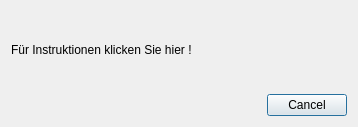
<?xml version="1.0" encoding="UTF-8"?>
<ui version="4.0">
 <class>Instructions</class>
 <widget class="QDialog" name="Instructions">
  <property name="geometry">
   <rect>
    <x>0</x>
    <y>0</y>
    <width>358</width>
    <height>127</height>
   </rect>
  </property>
  <property name="windowTitle">
   <string>Dialog</string>
  </property>
  <layout class="QGridLayout" name="gridLayout">
   <item row="0" column="0">
    <widget class="QLabel" name="label">
     <property name="text">
      <string>&lt;html&gt;&lt;head/&gt;&lt;body&gt;&lt;p align=&quot;center&quot;&gt;&lt;span style=&quot; font-size:11pt; font-weight:600;&quot;&gt;Für Instruktionen klicken Sie &lt;a href=&quot;file:./Readme/README.pdf&quot;&gt;hier&lt;/a&gt;!&lt;/span&gt;&lt;/p&gt;&lt;/body&gt;&lt;/html&gt;</string>
     </property>
    </widget>
   </item>
   <item row="1" column="0">
    <widget class="QDialogButtonBox" name="buttonBox">
     <property name="orientation">
      <enum>Qt::Horizontal</enum>
     </property>
     <property name="standardButtons">
      <set>QDialogButtonBox::Cancel</set>
     </property>
    </widget>
   </item>
  </layout>
 </widget>
 <resources/>
 <connections>
  <connection>
   <sender>buttonBox</sender>
   <signal>rejected()</signal>
   <receiver>Instructions</receiver>
   <slot>reject()</slot>
   <hints>
    <hint type="sourcelabel">
     <x>316</x>
     <y>260</y>
    </hint>
    <hint type="destinationlabel">
     <x>286</x>
     <y>274</y>
    </hint>
   </hints>
  </connection>
 </connections>
</ui>
